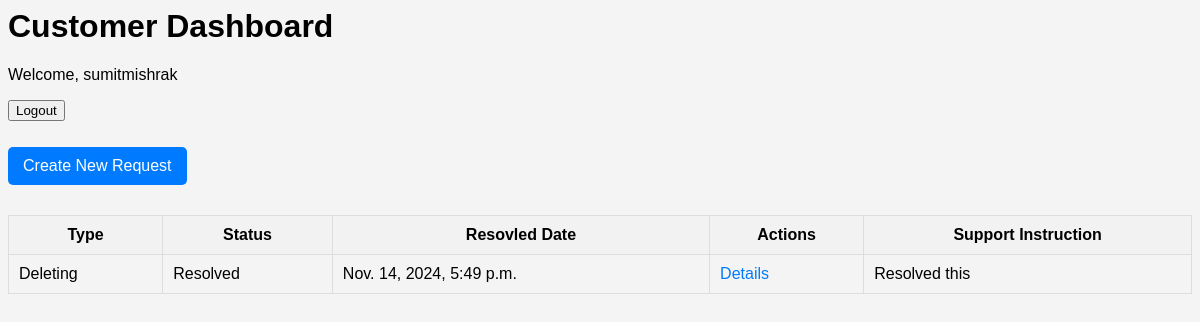
The app's page /dashboard/ (signed in) with its own data.
### customer/models.py (models this page shows, shortened)
class CustomUser(AbstractBaseUser, PermissionsMixin):
    email = models.EmailField(unique=True)
    username = models.CharField(max_length=150)
    first_name = models.CharField(max_length=30, blank=True)
    last_name = models.CharField(max_length=30, blank=True)
    is_active = models.BooleanField(default=True)
    is_staff = models.BooleanField(default=False)
    objects = CustomUserManager()
    USERNAME_FIELD = 'email'
    REQUIRED_FIELDS = ['username']

### service_req/models.py (models this page shows, shortened)
class ServiceRequest(models.Model):
    REQUEST_STATUS = [
        ('Pending', 'Pending'),
        ('In Progress', 'In Progress'),
        ('Resolved', 'Resolved'),
    ]
    REQUEST_TYPE_CHOICES = [
        ('Leak', 'Gas Leak'),
        ('Installation', 'New Installation'),
        ('Maintenance', 'Maintenance'),
        ('Billing', 'Billing Inquiry'),
        ('Other', 'Other'),
    ]
    customers = models.ForeignKey(CustomUser, on_delete=models.CASCADE)
    request_type = models.CharField(max_length=50, choices=REQUEST_TYPE_CHOICES)
    details = models.TextField()
    support = models.TextField()
    status = models.CharField(choices=REQUEST_STATUS, max_length=20, default='Pending')
    date_created = models.DateTimeField(auto_now_add=True)
    date_resolved = models.DateTimeField(null=True, blank=True)

### customer/views.py (the view)
# urls.py: path('dashboard/', CustomerDashboardView.as_view(), name='dashboard'),
class CustomerDashboardView(LoginRequiredMixin, TemplateView):
    template_name = 'customer/dashboard.html'
    def get(self, request, *args, **kwargs):
        if not request.user.groups.filter(name='Customer').exists():
            return redirect('login')  # Redirect to login if not in Customer group
        return super().get(request, *args, **kwargs)
    def get_context_data(self, **kwargs):
        context = super().get_context_data(**kwargs)
        customer_service_requests = ServiceRequest.objects.filter(customers=self.request.user)
        context['service_requests'] = customer_service_requests
        return context

### customer/templates/customer/dashboard.html (shortened to what this page needs)
<html>
<head>
</head>
<body>
    <h1>Customer Dashboard</h1>
    <header>
            <p>Welcome, {{ user.username }}</p>
            <form action="{% url 'customer:logout' %}" method="post">
                <button type="submit">Logout</button>
            </form>
    </header>
    <a href="{% url 'service_req:service_request_create' %}" class="button">Create New Request</a>
    <table>
        <thead>
            <tr>
                <th>Type</th>
                <th>Status</th>
                <th>Resovled Date</th>
                <th>Actions</th>
                <th>Support Instruction</th>
            </tr>
        </thead>
        <tbody>
            {% if service_requests.exists %}
                {% for request in service_requests %}
                    <tr>
                        <td>{{ request.request_type }}</td>
                        <td>{{ request.status }}</td>
                        <td>{{ request.date_resolved }}</td>
                        <td>
                            <a href="{% url 'service_req:service_request_detail' request.pk %}">Details</a>
                        </td>
                        <td>
                              {{request.support}}
                        </td>
                    </tr>
                {% endfor %}
            {% else %}
                <tr>
                    <td colspan="3">No service requests available.</td>
                </tr>
            {% endif %}
        </tbody>
    </table>
</body>
</html>

### customer/templates/customer/dashboard.html (style rules this page uses)
body { font-family: Arial, sans-serif; background-color: #f4f4f4; }
table { width: 100%; border-collapse: collapse; margin: 20px 0; }
table, th, td { border: 1px solid #ddd; padding: 10px; }
th { background-color: #f2f2f2; }
a { text-decoration: none; color: #007BFF; }
.button { margin: 10px 0; display: inline-block; padding: 10px 15px; background-color: #007BFF; color: white; border-radius: 5px; }

### records on screen
CustomUser: username "sumitmishrak"
ServiceRequest: request_type "Deleting", status "Resolved", date_resolved "Nov. 14, 2024, 5:49 p.m.", support "Resolved this"
